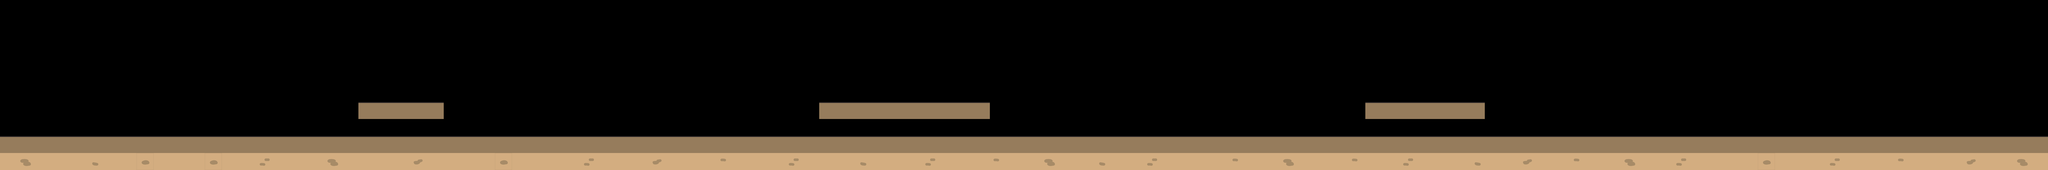

This is a level from a 2D game, rendered from its Tiled map with the project's own tilesets. A one-line summary and the map file follow, with tile-layer data summarised:
An orthogonal 120x10 tile map with 64x64 px tiles, 1 tile layer (groundLayer) and 2 objects (startPoint, endPoint).

<map version="1.2" tiledversion="1.2.4" orientation="orthogonal" renderorder="right-down" width="120" height="10" tilewidth="64" tileheight="64" infinite="0" nextlayerid="14" nextobjectid="20">
 <tileset firstgid="1" name="ground" tilewidth="64" tileheight="64" tilecount="9" columns="3">
  <image source="ground.png" width="192" height="192" />
  <tile id="7">
   <properties>
    <property name="ground" type="bool" value="true" />
   </properties>
  </tile>
 </tileset>
 <layer id="13" name="groundLayer" width="120" height="10">
  <properties>
   <property name="ground" type="bool" value="true" />
  </properties>
  <data>[1200 cells, 262 non-empty, 8 distinct tile ids]</data>
 </layer>
 <objectgroup id="11" name="ObjectLayer">
  <object id="18" name="startPoint" x="288" y="424">
   <point />
  </object>
  <object id="19" name="endPoint" x="7243" y="400">
   <point />
  </object>
 </objectgroup>
</map>